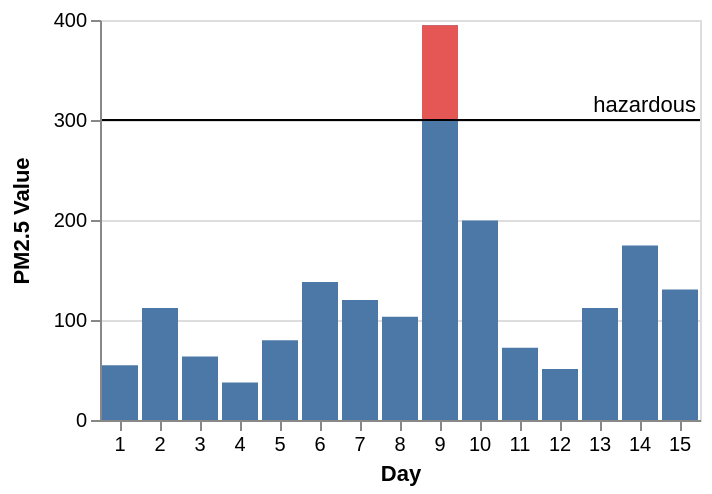

The specification (Vega-Lite) saved for this image:
### Vega specification from a JSON file in a GitHub repository (floating-point values rounded to 4 significant figures)
{"$schema": "https://vega.github.io/schema/vega/v4.json", "description": "The PM2.5 value of Beijing observed 15 days, highlighting the days when PM2.5 level is hazardous to human health. Data source https://chartaccent.github.io/chartaccent.html", "autosize": "pad", "padding": 5, "height": 200, "style": "cell", "data": [{"name": "source_0", "values": [{"Day": 1, "Value": 54.8}, {"Day": 2, "Value": 112.1}, {"Day": 3, "Value": 63.6}, {"Day": 4, "Value": 37.6}, {"Day": 5, "Value": 79.7}, {"Day": 6, "Value": 137.9}, {"Day": 7, "Value": 120.1}, {"Day": 8, "Value": 103.3}, {"Day": 9, "Value": 394.8}, {"Day": 10, "Value": 199.5}, {"Day": 11, "Value": 72.3}, {"Day": 12, "Value": 51.1}, {"Day": 13, "Value": 112}, {"Day": 14, "Value": 174.5}, {"Day": 15, "Value": 130.5}]}, {"name": "source_1", "values": [{"ThresholdValue": 300, "Threshold": "hazardous"}]}, {"name": "data_1", "source": "source_0", "transform": [{"type": "filter", "expr": "datum.Value >= 300"}, {"type": "formula", "expr": "300", "as": "baseline"}]}], "signals": [{"name": "x_step", "value": 20}, {"name": "width", "update": "bandspace(domain('x').length, 0.1, 0.05) * x_step"}], "marks": [{"name": "layer_0_layer_0_marks", "type": "rect", "style": ["bar"], "from": {"data": "source_0"}, "encode": {"update": {"fill": [{"test": "datum[\"Value\"] === null || isNaN(datum[\"Value\"])", "value": null}, {"value": "#4c78a8"}], "tooltip": {"signal": "{\"Day\": ''+datum[\"Day\"], \"Value\": format(datum[\"Value\"], \"\")}"}, "x": {"scale": "x", "field": "Day"}, "width": {"scale": "x", "band": true}, "y": {"scale": "y", "field": "Value"}, "y2": {"scale": "y", "value": 0}}}}, {"name": "layer_0_layer_1_marks", "type": "rect", "style": ["bar"], "from": {"data": "data_1"}, "encode": {"update": {"fill": [{"test": "datum[\"baseline\"] === null || isNaN(datum[\"baseline\"])", "value": null}, {"value": "#e45755"}], "tooltip": {"signal": "{\"Day\": ''+datum[\"Day\"], \"baseline\": format(datum[\"baseline\"], \"\"), \"Value\": format(datum[\"Value\"], \"\")}"}, "x": {"scale": "x", "field": "Day"}, "width": {"scale": "x", "band": true}, "y": {"scale": "y", "field": "baseline"}, "y2": {"scale": "y", "field": "Value"}}}}, {"name": "layer_1_layer_0_marks", "type": "rule", "style": ["rule"], "from": {"data": "source_1"}, "encode": {"update": {"stroke": [{"test": "datum[\"ThresholdValue\"] === null || isNaN(datum[\"ThresholdValue\"])", "value": null}, {"value": "black"}], "tooltip": {"signal": "{\"ThresholdValue\": format(datum[\"ThresholdValue\"], \"\")}"}, "x": {"value": 0}, "y": {"scale": "y", "field": "ThresholdValue"}, "x2": {"field": {"group": "width"}}}}}, {"name": "layer_1_layer_1_marks", "type": "text", "style": ["text"], "from": {"data": "source_1"}, "encode": {"update": {"align": {"value": "right"}, "dx": {"value": -2}, "dy": {"value": -4}, "fill": [{"test": "datum[\"ThresholdValue\"] === null || isNaN(datum[\"ThresholdValue\"])", "value": null}, {"value": "black"}], "tooltip": {"signal": "{\"PM2.5 Value\": format(datum[\"ThresholdValue\"], \"\"), \"Threshold\": ''+datum[\"Threshold\"]}"}, "x": {"field": {"group": "width"}}, "y": {"scale": "y", "field": "ThresholdValue"}, "text": {"signal": "''+datum[\"Threshold\"]"}}}}], "scales": [{"name": "x", "type": "band", "domain": {"fields": [{"data": "source_0", "field": "Day"}, {"data": "data_1", "field": "Day"}], "sort": true}, "range": {"step": {"signal": "x_step"}}, "paddingInner": 0.1, "paddingOuter": 0.05}, {"name": "y", "type": "linear", "domain": {"fields": [{"data": "source_0", "field": "Value"}, {"data": "data_1", "field": "baseline"}, {"data": "data_1", "field": "Value"}, {"data": "source_1", "field": "ThresholdValue"}]}, "range": [{"signal": "height"}, 0], "nice": true, "zero": true}], "axes": [{"scale": "x", "orient": "bottom", "grid": false, "title": "Day", "labelAngle": 0, "labelAlign": "center", "labelBaseline": "top", "labelOverlap": true, "zindex": 1}, {"scale": "y", "orient": "left", "grid": false, "title": "PM2.5 Value", "labelOverlap": true, "tickCount": {"signal": "ceil(height/40)"}, "zindex": 1}, {"scale": "y", "orient": "left", "gridScale": "x", "grid": true, "tickCount": {"signal": "ceil(height/40)"}, "domain": false, "labels": false, "maxExtent": 0, "minExtent": 0, "ticks": false, "zindex": 0}], "config": {"axisY": {"minExtent": 30}}}
